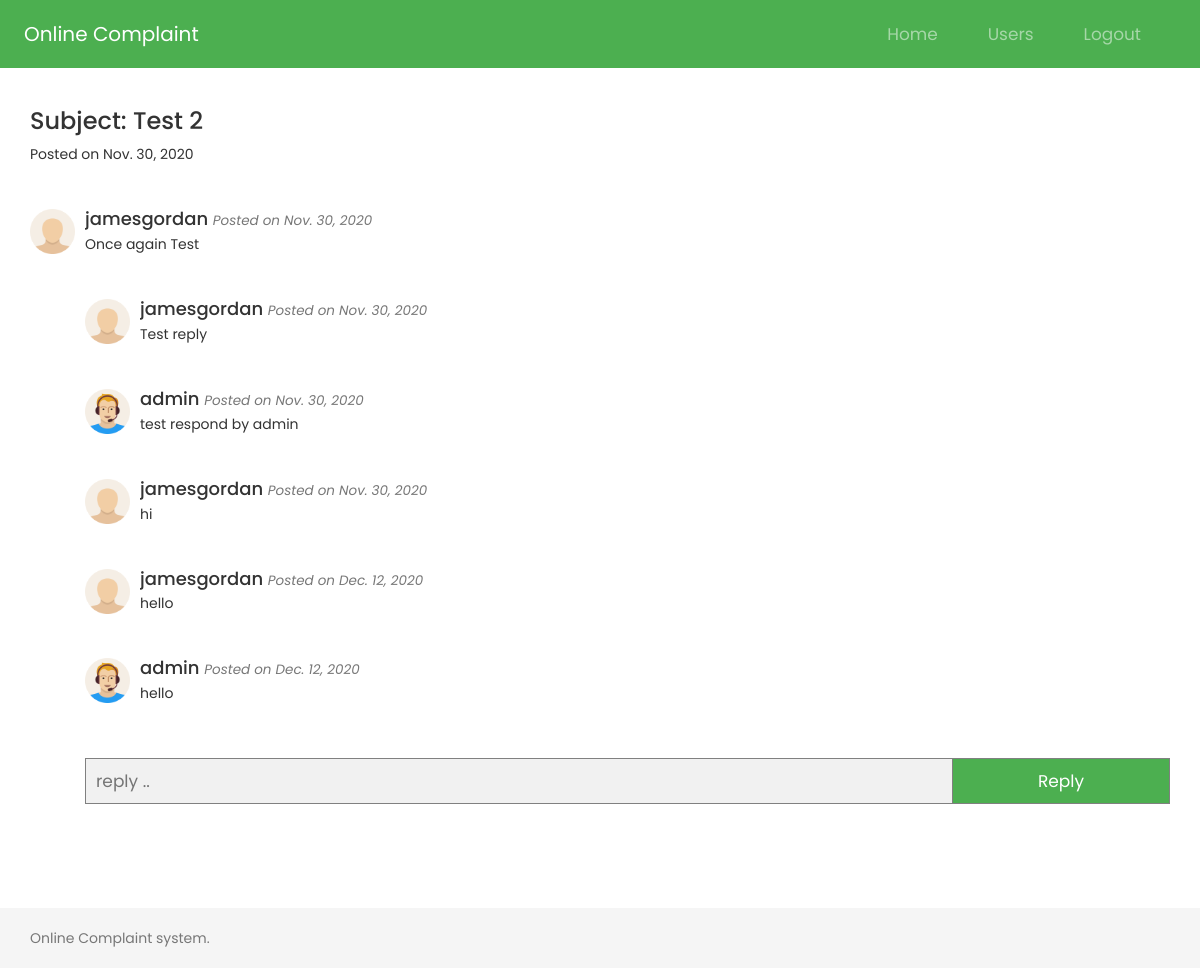
/viewcomplaint/2 (signed in), run on the app's committed database.
### complaint_app/models.py (models this page shows)
class complaint(models.Model):
    username = models.CharField(max_length=150)
    subject = models.CharField(max_length=150)
    complaint = models.TextField()
    date = models.DateField(null=True)

class reply(models.Model):
    username = models.CharField(max_length=150)
    complaint_id = models.IntegerField()
    reply = models.TextField()
    userstatus = models.CharField(max_length=150, default='user')
    date = models.DateField(null=True)

### complaint_app/views.py (the view)
# urls.py: path('viewcomplaint/<int:compt_id>',views.viewcomplaint, name='viewcomplaint'),
def viewcomplaint(request,compt_id):
    if request.user.is_authenticated:
        compt = complaint.objects.get(id=compt_id)
        rply = reply.objects.filter(complaint_id = compt_id)
        return render(request,'viewcomplaint.html',{'complaint' : compt, 'replies' : rply})
    return redirect('/login')

### templates/viewcomplaint.html (shortened to what this page needs)
{% load static %}
<html>
  <head>
    <link rel="stylesheet" href="https://maxcdn.bootstrapcdn.com/bootstrap/3.4.1/css/bootstrap.min.css">
    <link rel="stylesheet" type="text/css" href="https://stackpath.bootstrapcdn.com/font-awesome/4.7.0/css/font-awesome.min.css">
    <link href="{% static 'css/style.css' %}" rel="stylesheet">
</head>
<body>
	<nav class="navbar navbar-default" style="background:#4CAF50;">
		<div  class="container-fluid">
            <div class="navbar-header">
                <a class="navbar-brand" id ="logo" href="/" style="color: white;">
                    <span>Online Complaint</span>
                </a>
            </div>
            <div style="float: right;">
                <ul class="nav navbar-nav" style="font-size: 1.1em">
                    <li class="nav-item">
						<a style="color: #A6D7A8;" class="nav-link" href="/" >Home</a>
                    </li>
                    {% if user.is_superuser %}
                    <li class="nav-item">
                        <a style="color: #A6D7A8;" class="nav-link" href="/allusers" >Users</a>
                    </li>
                    {% else %}
                    <li class="nav-item">
                        <a style="color: #A6D7A8;" class="nav-link" href="/mycomplaints">My Complaints</a>
                    </li>
                    {% endif %}
                    <li class="nav-item">
						<a style="color: #A6D7A8;" class="nav-link" href="/logout">Logout</a>
                    </li>
                </ul>
            </div>
		</div>
    </nav>
    <div class="container">
        <h3>Subject: {{complaint.subject}}</h3>
        <p>Posted on {{complaint.date}}</p><br>
        <div class="media">
            <div class="media-left">
                <img src="{% static 'img/106434_user_512x512.png'%}" class="media-object" style="width:45px">
            </div>
            <div class="media-body">
                <h4 class="media-heading">{{complaint.username}} <small><i>Posted on {{complaint.date}}</i></small></h4>
                <p>{{complaint.complaint}}</p>
                <br>
                {% for reply in replies %}
                <div class="media">
                    {% if reply.userstatus == 'user' %}
                    <div class="media-left">
                        <img src="{% static 'img/106434_user_512x512.png'%}" class="media-object" style="width:45px">
                    </div>
                    {% else %}
                    <div class="media-left">
                        <img src="{% static 'img/q2t34kjldqrqv0pl7ihh.png'%}" class="media-object" style="width:45px">
                    </div>
                    {% endif %}
                    <div class="media-body">
                        <h4 class="media-heading">{{reply.username}} <small><i>Posted on {{reply.date}}</i></small></h4>
                        <p>{{reply.reply}}</p>
                    </div>
                    <br>
                </div>
                {% endfor %}
                <div class="media" style="margin-bottom:150px;">
                    <div class="media-body">
                        <form class="example" action="/complaintreply" method="POST">
                            <input type="text" placeholder="reply .." name="reply">
                            <button type="submit">Reply</button>
                        </form>
                    </div>
                </div>
            </div>
        </div>
    </div>
	<footer class="footer">
		<div class="container">
		  <span class="text-muted">Online Complaint system.</span>
		</div>
	</footer>
</body>
</html>

### static/css/style.css (style rules this page uses)
html , body { margin: 0px; padding: 0px; min-height: 100%; width: 100%; font-family: 'Poppins',sans-serif; scroll-behavior: smooth; scroll-padding-top: 48px; }
.navbar { border: none; border-radius: 0px; padding: .8rem; }
.navbar-default { padding: 9px; }
.navbar-brand { font-size: 20px; }
.navbar-nav li { padding-right: 20px; }
.nav-link { font-size: 1.1em !important }
.footer { left: 0; position: fixed; bottom: 0; width: 100%; height: 60px; line-height: 60px; background-color: #f5f5f5; }

### templates/viewcomplaint.html (style rules this page uses)
form.example input[type=text] { margin-top: 10px; padding: 10px; font-size: 17px; border: 1px solid grey; float: left; width: 80%; background: #f1f1f1; }
form.example button { margin-top: 10px; float: left; width: 20%; padding: 10px; background: #4CAF50;; color: white; font-size: 17px; border: 1px solid grey; border-left: none; cursor: pointer; }
form.example::after { content: ""; clear: both; display: table; }

### data on the page
complaint: subject "Test 2", date "Nov. 30, 2020", username "jamesgordan", complaint "Once again Test"
reply: username "jamesgordan", date "Nov. 30, 2020", reply "Test reply"
reply: username "admin", date "Nov. 30, 2020", reply "test respond by admin"
reply: username "jamesgordan", date "Nov. 30, 2020", reply "hi"
reply: username "jamesgordan", date "Dec. 12, 2020", reply "hello"
reply: username "admin", date "Dec. 12, 2020", reply "hello"
